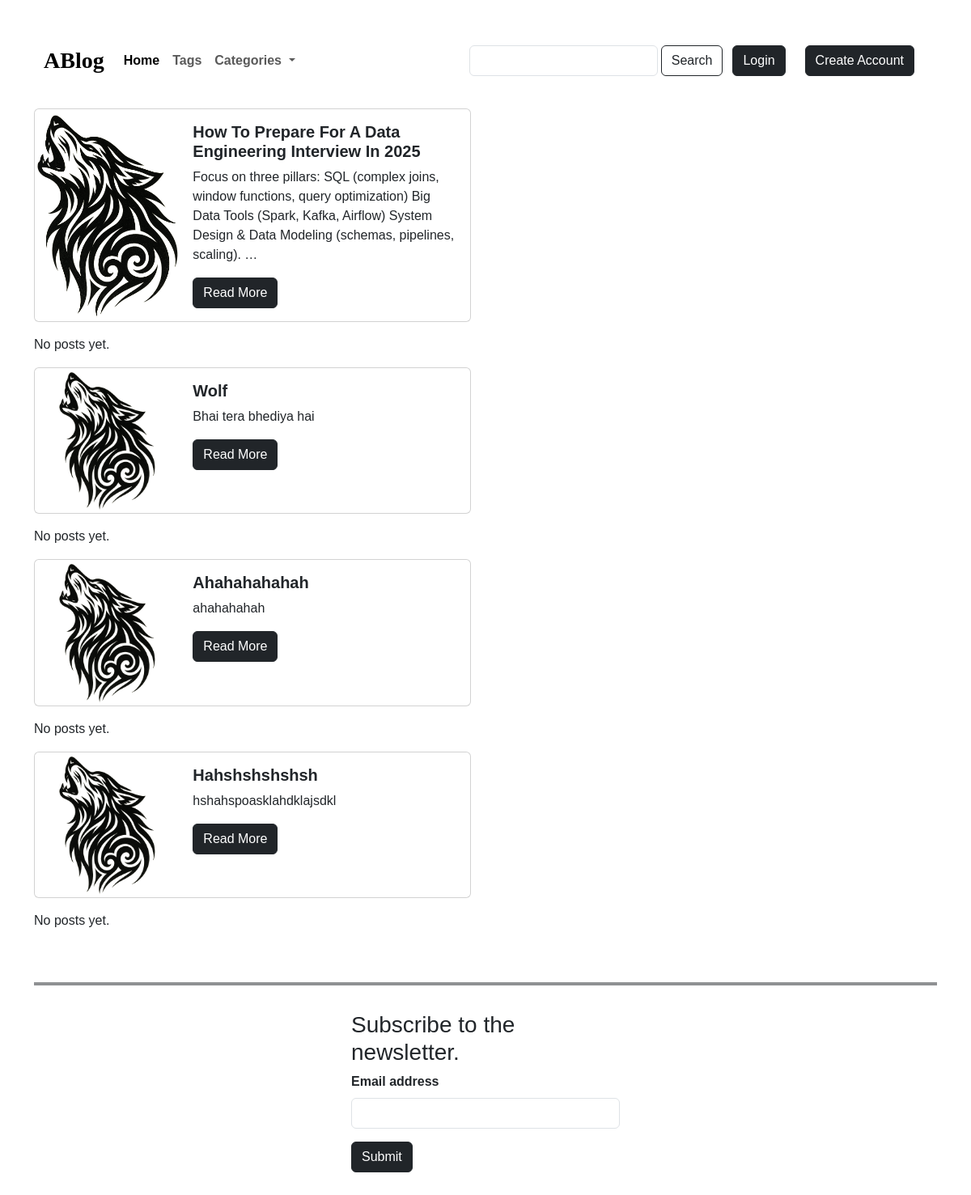
Page /tags/1/ on the committed database.
### posts/models.py (models this page shows, shortened)
class Post(models.Model):
    post_title = models.CharField(max_length=60)
    post_content = models.TextField()
    published_date = models.DateField(auto_now=True)
    tags = models.ManyToManyField(Tag)
    post_image = models.ImageField(upload_to='post',default='post/1.png')

### posts/views.py (the view)
# urls.py: path('tags/<int:id>/',views.Tags, name='tag'),
def Tags(request,id):
    tag = Tag.objects.get(id=id)
    return render(request,'posts/tags.html',{'tags':tag.post_set.all()})

### posts/templates/posts/tags.html
{% extends "base.html" %}
{% block body %}
  {% for post in tags %}
    {% include "posts/includes/postcard.html" %}
  {% empty %}
    <p>No posts for this tag.</p>
  {% endfor %}
{% endblock body %}

### posts/templates/posts/includes/postcard.html
<div class="col-sm-6 mb-3">
                <div class="card mb-3" style="max-width: 540px;">
                    <div class="row g-0">
                        <div class="col-md-4">
                            <div class="image-container">
                                <img src="{{post.post_image.url}}" class="img-fluid rounded-start" alt="{{ post.title }}">
                            </div>
                        </div>
                        <div class="col-md-8">
                            <div class="card-body">
                                <h5 class="card-title fw-bold">{{ post.post_title|title }}</h5>
                                <p class="card-text fw-normal">{{ post.post_content|truncatewords:25 }}</p>
                                <a href="{% url 'post' post.id %}" class="btn btn-dark">Read More</a>
                            </div>
                        </div>
                    </div>
                </div>
            </div>
            <p>No posts yet.</p>

### templates/base.html (style rules this page uses)
.container div, h1 { font-family: sans-serif; font-weight: 600; }
.image-container { height: 100%; overflow: hidden; }
.image-container img { height: 100%; width: 100%; object-fit: cover; }

### rows in the picture
Post: post_image (picture), post_title "How To Prepare For A Data Engineering Interview In 2025", post_content "Focus on three pillars: SQL (complex joins, window functions, query optimization) Big Data Tools (Spark, Kafka, Airflow) System Design & Data Modeling (schemas, pipelines, scaling). …"
Post: post_image (picture), post_title "Wolf", post_content "Bhai tera bhediya hai"
Post: post_image (picture), post_title "Ahahahahahah", post_content "ahahahahah"
Post: post_image (picture), post_title "Hahshshshshsh", post_content "hshahspoasklahdklajsdkl"
